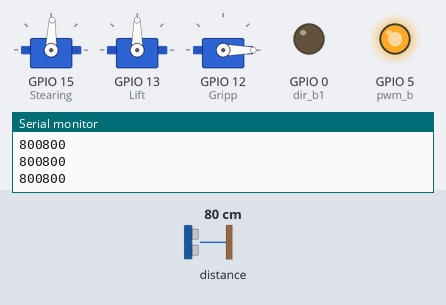
The sketch below on a simulated ESP32. Parts: 3 × servo, output pins drawn as LEDs (lit = HIGH), the last lines printed to the serial monitor. The test bench sets the inputs (shaded band); at power-on: distance to the obstacle 80 cm.

Above: at 1.2 s.
1.3 s: distance to the obstacle set to 8 cm
2.8 s: distance to the obstacle set to 5 cm
At 3.6 s:
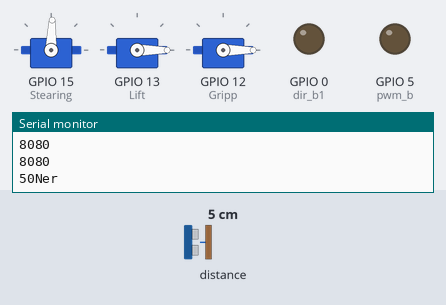
5.8 s: distance to the obstacle set to 9 cm
At 8.5 s:
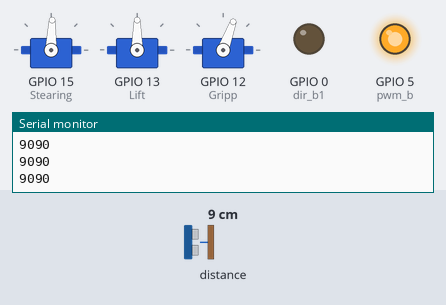
8.8 s: distance to the obstacle set to 2 cm
At 11.7 s:
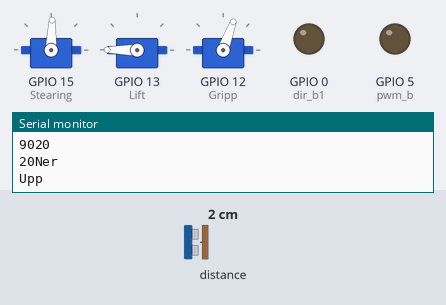
11.8 s: distance to the obstacle set to 18 cm
At 14.0 s:
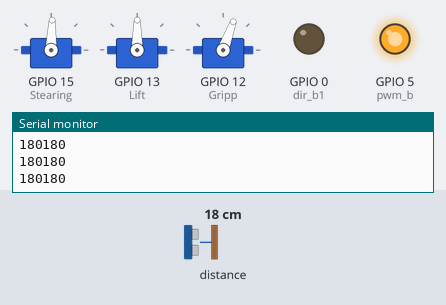
Timing chart, 0 to 15.5 s (numbered marks = the images above; inputs shaded):
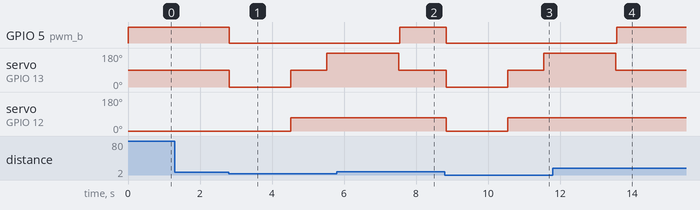

Measured:
- the behaviour switches between 7 and 6 cm on distance to the obstacle (found by bisection; images 0 and 1)
- after the input at 2.8 s, GPIO 5 (pwm_b): HIGH → LOW at once; servo on GPIO 13 (Lift): 90° → 0° at once, → 90° 1.7 s later, → 180° 1.0 s later; servo on GPIO 12 (Gripp): 0° → 70° after 1.7 s
- after the input at 5.8 s, GPIO 5 (pwm_b): goes on until 7.6 s, then stays HIGH; servo on GPIO 13 (Lift): goes on until 7.5 s, then stays 90°; servo on GPIO 12 (Gripp): stays 70° (without the input it goes to 0° after 1.8 s)
- after the input at 8.8 s, GPIO 5 (pwm_b): HIGH → LOW after 0.05 s; servo on GPIO 13 (Lift): 90° → 0° after 0.05 s, → 90° 1.7 s later, → 180° 1.0 s later; servo on GPIO 12 (Gripp): 70° → 0° after 0.05 s, → 70° 1.7 s later
- after the input at 11.8 s, GPIO 5 (pwm_b): goes on until 13.6 s, then stays HIGH; servo on GPIO 13 (Lift): goes on until 13.5 s, then stays 90°; servo on GPIO 12 (Gripp): stays 70° (without the input it goes to 0° after 1.8 s)

The sketch:

LiftCar.ino
```cpp
#include <Servo.h>
#include <VL53L0X.h>
#include <Wire.h>
#define pwm_b 5 //D1
#define dir_b1 0 //D3
Servo Stearing; // 0=Vänster , 180=Höger
Servo Gripp;
Servo Lift;
VL53L0X sensor;
int DistanceSensor;


void setup() {
  Serial.begin(9600);
  Wire.begin(10, 14);
  sensor.init();
  sensor.setTimeout(500);
  sensor.startContinuous();
  pinMode(dir_b1, OUTPUT);
  pinMode(pwm_b, OUTPUT);
  Stearing.attach(15); //D8
  Lift.attach(13); //D7
  Gripp.attach(12); //D6
  Stearing.write(88);
  Gripp.write(0); //öppen
}
void loop() {
  analogWrite(pwm_b, 700);
  digitalWrite(dir_b1, LOW);
  DistanceSensor = sensor.readRangeContinuousMillimeters();
  Serial.print(DistanceSensor);
  if (DistanceSensor < 70){
    analogWrite(pwm_b, 0);
    Grip();
  }
  Serial.print(sensor.readRangeContinuousMillimeters());
  if (sensor.timeoutOccurred()) { Serial.print(" TIMEOUT"); }
    Serial.println();
}


void Grip(){
  Serial.println("Ner");
  Gripp.write(0); //öppen
  Lift.write(0); //Ner
  delay(1700);
  Lift.write(90); //stanna
  Gripp.write(70); //stängd
  delay(1000);
  Serial.println("Upp");
  Lift.write(180);
  delay(2000);
  Serial.println("Stop");
  Lift.write(90);
}
```
